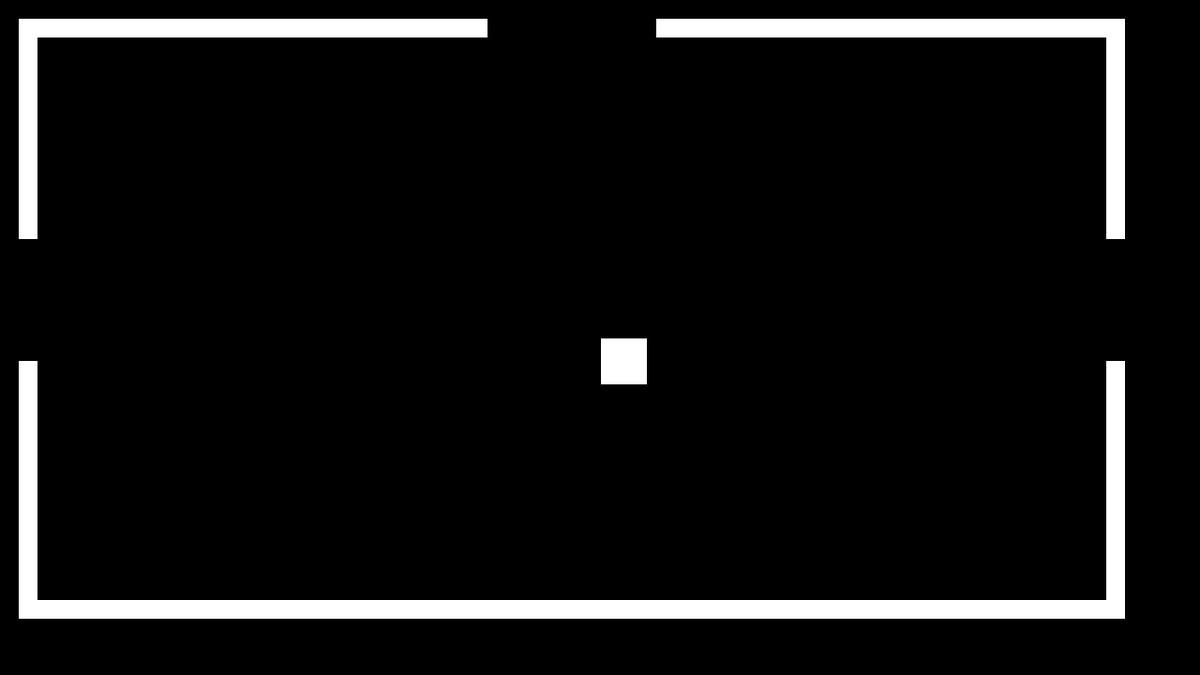
Frame 1 (no input)
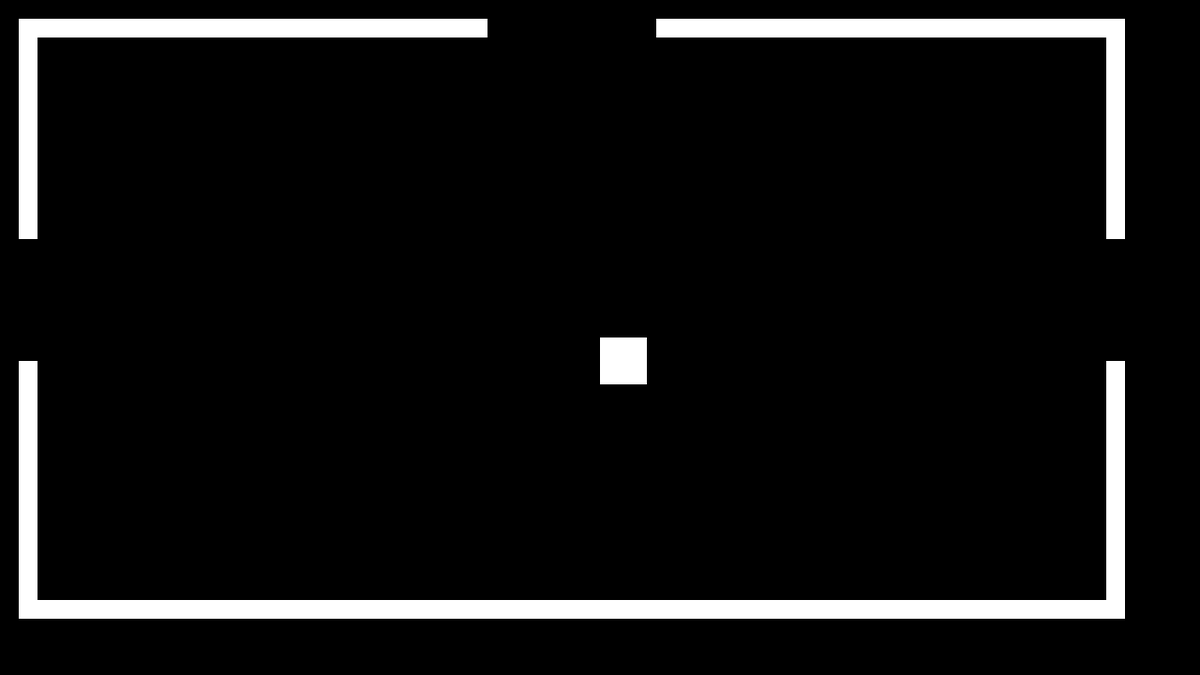
Frame 60 (the mouse pressed at the canvas centre just before this capture)
Frame 120 (the mouse held since frame 60 and released just before this capture): identical to frame 60, image omitted

The Processing sketch that drew these frames (run headless with seeded random() and noise(); from frame 60 on, the mouse is pressed at the canvas centre):

// Processing sketch: Main
// ── Main.pde
boolean a,w,s,d,tra = false;
float trax,tray,travx,travy = 0;
int nx,ny = 0;
Personaje p;
Pared[] pa = new Pared[10];
Puzzle pu;

void setup(){
  size(1280,720);
  
  travx = 8;
  travy = map(travx,0,width,0,height);
  
  pu = new Puzzle();
  p = new Personaje();
  for(int i = 0; i < pa.length; i++){
    pa[i] = new Pared(40*i,20,20,100);
  }
}

void draw(){
  background(0);
  p.update();
  colision();
  p.display();
  niveles();
  for(int i = 0; i < pa.length; i++){
    pa[i].display();
  }
  //transicion();
  
  //pu.puzzle1();
}

// ── Funciones.pde


void keyPressed(){
 if(key == 'a' || key == 'A' || keyCode == LEFT) {a = true;}
 if(key == 'd' || key == 'D' || keyCode == RIGHT){d = true;}
 if(key == 'w' || key == 'W' || keyCode == UP)   {w = true;}
 if(key == 's' || key == 'S' || keyCode == DOWN) {s = true;}
  
}

void keyReleased(){
 if(key == 'a' || key == 'A' || keyCode == LEFT) {a = false;}
 if(key == 'd' || key == 'D' || keyCode == RIGHT){d = false;}
 if(key == 'w' || key == 'W' || keyCode == UP)   {w = false;}
 if(key == 's' || key == 'S' || keyCode == DOWN) {s = false;}
  
}


void colision(){
  
  for(int i = 0; i < pa.length; i++){
    if(p.x < pa[i].x+pa[i].rx && p.x + p.rx > pa[i].x && p.y < pa[i].y + pa[i].ry && p.y +p.ry > pa[i].y){
      
      if(p.x + p.vx >= pa[i].x+pa[i].rx){
       p.x = pa[i].x +pa[i].rx; 
      }
      if(p.x + p.rx - p.vx<= pa[i].x){
       p.x = pa[i].x - p.rx; 
      }
      if(p.y + p.vy >= pa[i].y + pa[i].ry){
        p.y = pa[i].y + pa[i].ry;
      }
      if(p.y + p.ry - p.vy <= pa[i].y){
       p.y = pa[i].y - p.ry; 
      }
      
    }
  }
}

void nivel00(){
 for(int i = 0; i < pa.length; i++){
   noStroke();
   switch (i){
     
    case 0:
    pa[i] = new Pared(20,640,1180,20);//pared inferior horizontal
    break;
    
    case 1:
    pa[i] = new Pared(20,20,20,235);//izquierda up
    break;
    
    case 2:
    pa[i] = new Pared(20,385,20,265);//izquierda down
    break;
    
    case 3:
    pa[i] = new Pared(20,20, 500,20);//superior left
    break;
    
    case 4:
    pa[i] = new Pared(700,20,500,20);//superior rigth
    break;
    
    case 5:
    pa[i] = new Pared(1180,20,20,235);//derecha up
    break;
    
    case 6:
    pa[i] = new Pared(1180,385,20,265); // derecha down
    break;
    
    default:
    pa[i] = new Pared(0,0,0,0);
    
   }
 }
}


void nivelme10(){
  for(int i = 0; i < pa.length; i++){
   switch (i){
    
     case 0:
     pa[i] = new Pared(20,640,1180,20);//pared inferior horizontal
     break;
     
     case 1:
     pa[i] = new Pared(20,20,20,640);//izquierda
     break;
     
     case 2:
     pa[i] = new Pared(1180,20,20,235);//derecha up
     break;
     
     case 3:
     pa[i] = new Pared(1180,385,20,265); // derecha down
     break;
     
     case 4:
     pa[i] = new Pared(20,20, 500,20);//superior left
     break;
     
     case 5:
     pa[i] = new Pared(700,20,500,20);//superior rigth
     break;
     
     default:
     pa[i] = new Pared(0,0,0,0);
   }
  }
}

void nivelme11(){
  for(int i = 0; i < pa.length; i++){
   
    switch(i){
     
      case 0:
      pa[i] = new Pared(20,20,20,640);//izquierda
      break;
      
      case 1:
      pa[i] = new Pared(20,20,1180,20); //superior
      break;
         
      case 2:
      pa[i] = new Pared(1180,20,20,235);//derecha up
      break;
      
      case 3:
      pa[i] = new Pared(1180,385,20,265); // derecha down
      break;
      
      case 4:
      pa[i] = new Pared(20,640, 500,20); // inferior rigth
      break;
      
      case 5:
      pa[i] = new Pared(700,640,500,20); // inferior left
      break;
      
      default:
    }
  }
}


void nivel01(){
 for(int i = 0; i < pa.length; i++){
   noStroke();
   switch (i){
     
    case 0:
    pa[i] = new Pared(20,20,1180,20); //superior
    break;
    
    case 1:
    pa[i] = new Pared(20,20,20,235);//izquierda up
    break;
    
    case 2:
    pa[i] = new Pared(20,385,20,265);//izquierda down
    break;
    
    case 3:
    pa[i] = new Pared(20,640, 500,20); // inferior rigth
    break;
    
    case 4:
    pa[i] = new Pared(700,640,500,20); // inferior left
    break;
    
    case 5:
    pa[i] = new Pared(1180,20,20,235);//derecha up
    break;
    
    case 6:
    pa[i] = new Pared(1180,385,20,265); // derecha down
    break;
    
    default:
    pa[i] = new Pared(0,0,0,0);
    
   }
 }
  
}

void nivel10(){
 
  for(int i = 0; i < pa.length; i++){
    switch(i){
      
     case 0:
     pa[i] = new Pared(20,640,1180,20);//pared inferior horizontal
     break;
     
     case 1:
     pa[i] = new Pared(20,20,20,235);//izquierda up
     break;
     
     case 2:
     pa[i] = new Pared(20,385,20,265);//izquierda down
     break;
     
     case 3:
     pa[i] = new Pared(700,20,500,20);//superior rigth
     break;
     
     case 4:
     pa[i] = new Pared(20,20, 500,20);//superior left
     break;
     
     case 5:
     pa[i] = new Pared(1180,20,20,640);//derecha
     break;
     
     default:
    }
  }
}


void nivel11(){
  
  for(int i = 0; i < pa.length; i++){
   
    switch(i){
      
     case 0:
     pa[i] = new Pared(1180,20,20,640);//derecha
     break;
     
     case 1:
     pa[i] = new Pared(20,20,20,235);//izquierda up
     break;
     
     case 2:
     pa[i] = new Pared(20,385,20,265);//izquierda down
     break;
     
     case 3:
     pa[i] = new Pared(20,640, 500,20); // inferior rigth
     break;
     
     case 4:
     pa[i] = new Pared(700,640,500,20); // inferior left
     break;
     
     case 5:
     pa[i] = new Pared(20,20,1180,20); //superior
     break;
     
     default:
    }
  }
}



void cambio(){
  
 if(p.y + p.ry <= 20){
  ny += 1; 
  p.y = 650;
 }
 
 if(p.y >= 660){
  ny -= 1; 
  p.y = 20 -p.ry;
 }
 
 if(p.x >= 1200){
  nx += 1;
  p.x = 25 - p.rx;
 }
 
 if(p.x + p.rx <= 20){
  nx -= 1;
  p.x = 1200;
 }
}




void niveles(){
  
  cambio();
  
  switch (ny){
   
    case 0:
    
    switch (nx){
    
       case  0:
       nivel00();
       break;
       
       case -1:
       nivelme10();
       break;
       
       case 1:
       nivel10();
       break;
       
       default :
    }
    break;
    
    case 1:
    
    switch (nx){
    
       case  0:
       nivel01();
       break;
       
       case -1:
       nivelme11();
       break;
       
       case 1:
       nivel11();
       break;
       
       default :
    }
    break;
    
    default:
  }
  
  
}


void transicion(){
  
  if(trax >= width/2){
    travx = -travx;
    travy = -travy;
  }
  if(trax <= 0){
   trax = 0;
   tray = 0;
   tra = false;
  }
  
 trax += travx;
 tray += travy;
 noStroke();
 rect(0,0,trax,height);
 rect(width - trax,0,trax,height);
 rect(0,0,width,tray);
 rect(0,height - tray, width,tray);
}

// ── Paredes.pde
class Pared {
 float x,y,rx,ry = 0;
  
  Pared(float posx, float posy, float lonx, float lony){
    
    x = posx;
    y = posy;
    rx = lonx;
    ry = lony;
    
  }
  
  void display(){
    rect(x,y,rx,ry);
  }
}

// ── Personajes.pde
class Personaje{
 float x,y,rx,ry = 0;
 float vx,vy,dx,dy = 0;
  
  Personaje(){
    x = width/2;
    y = height/2;
    vx = 5;
    vy = 5;
    rx = 50;
    ry = 50;
    dx = 1;
    dy = 1;
  }
  
  void display(){
    rect(x,y,rx,ry);
  }
  
  void update(){
    dx = 0;
    dy = 0;
    
    if(a){dx = -1;}
    if(d){dx = 1;}
    if(s){dy = 1;}
    if(w){dy = -1;}
    
    x += vx*dx;
    y += vy*dy;
  }
}

// ── Puzzles.pde
class Puzzle{
  float lp1,diamp1,xp1,yp1 = 0;
 Puzzle(){
   lp1 = 30;
   diamp1 = 100;
   xp1 = 100;
   yp1 = 100;
   
 }
 
 void puzzle1(){
   ellipse(xp1,yp1,diamp1,diamp1);
   simbolo1(yp1,xp1);
   ellipse(xp1+200,yp1,diamp1,diamp1);
   simbolo2(xp1+200,yp1);
   ellipse(xp1+400,yp1,diamp1,diamp1);
   simbolo3(xp1+400,yp1);
   
 }
 
 void simbolo1(float x, float y){
  line(x,y,x,y-lp1);
  line(x,y,x+lp1,y);
 }
 
 void simbolo2(float x,float y){
   line(x,y,x+lp1,y);
   line(x,y,x,y+lp1);
 }
 
 void simbolo3(float x, float y){
  line(x,y,x,y+lp1);
  line(x,y,x-lp1,y);
  
   
 }
}
